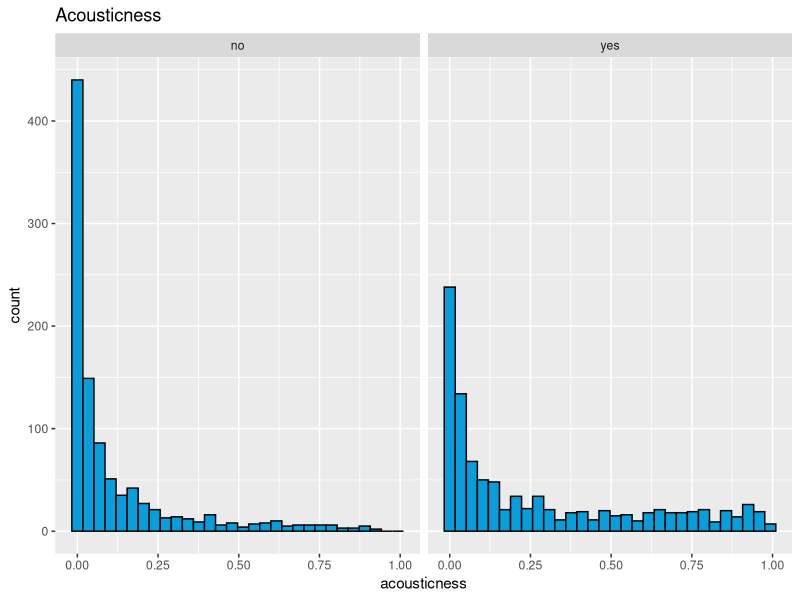
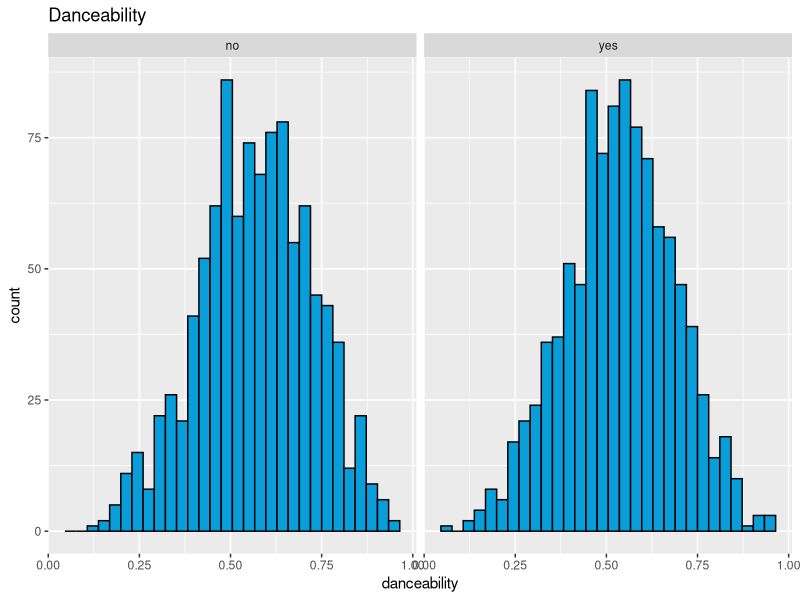
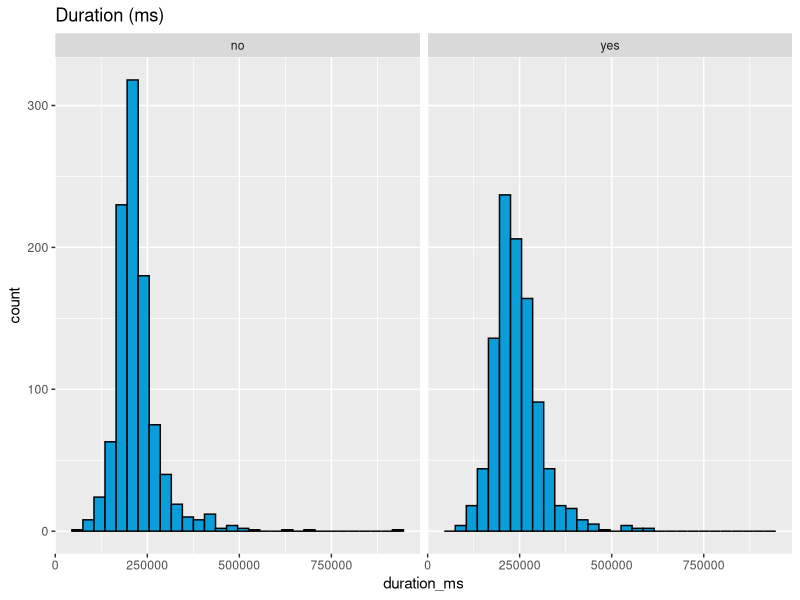
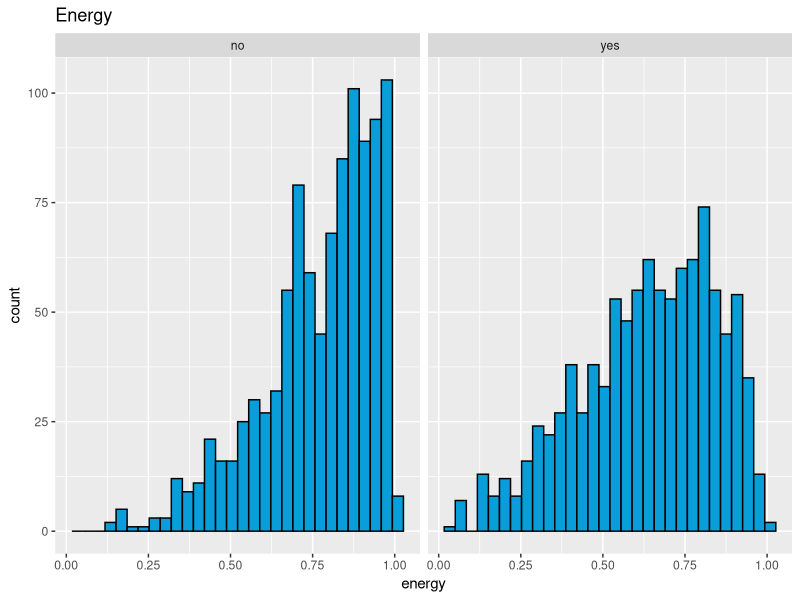
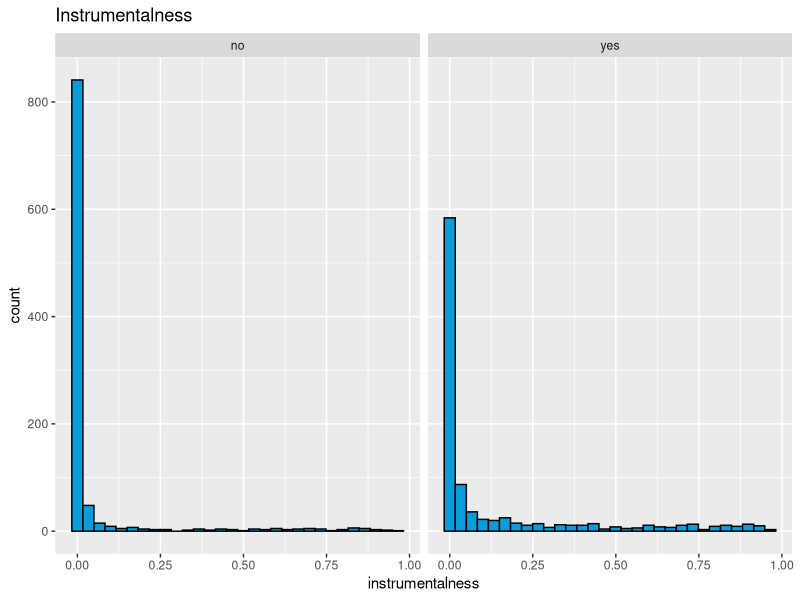
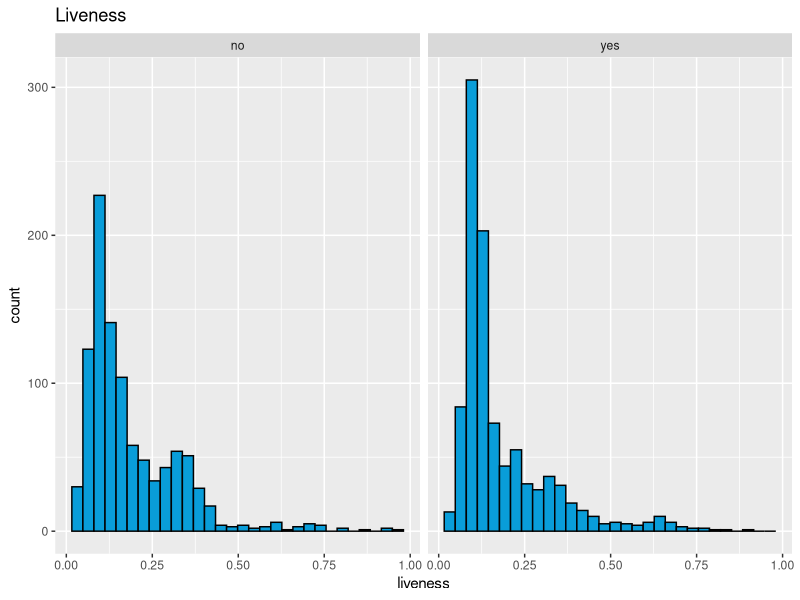
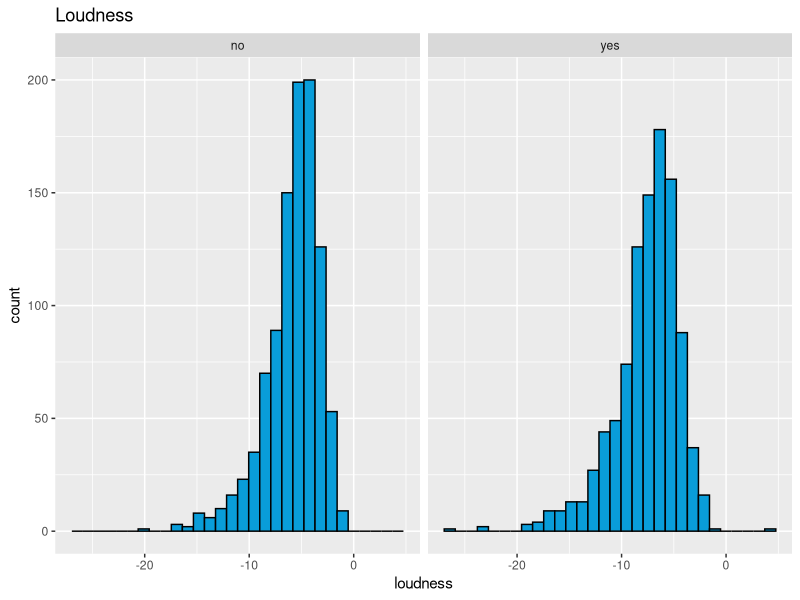
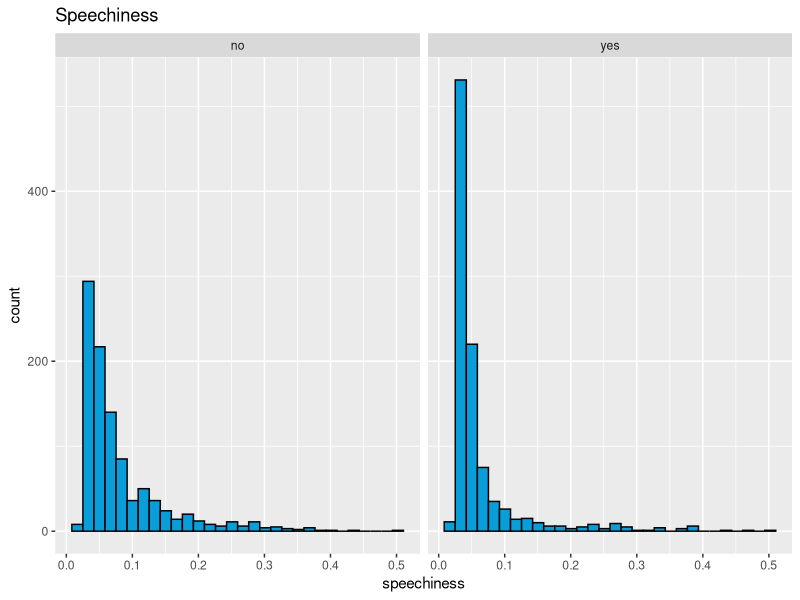

Source code (R) for these figures, in order:
## ---- chunk 1
# Load all of the packages that you end up using
# in your analysis in this code chunk.

# Notice that the parameter "echo" was set to FALSE for this code chunk.
# This prevents the code from displaying in the knitted HTML output.
# You should set echo=FALSE for all code chunks in your file.

library(ggplot2)
## ---- chunk 2
# Load the Data
raw <- read.csv("spotify_data.csv", sep = '\t')

drops <- c("X","analysis_url", "id", "track_href", "type", "uri")
songs <- raw[ , !(names(raw) %in% drops)]
## ---- chunk 3
summary(subset(songs, songs$like.=='yes'))
summary(subset(songs, songs$like.=='no'))
## ---- chunk 4
ggplot(aes(x=acousticness), data = songs) + geom_histogram(bins = 30, fill = '#099DD9', color = 'black') + facet_wrap(~like.) + ggtitle("Acousticness")
ggplot(aes(x=danceability), data = songs) + geom_histogram(bins = 30, fill = '#099DD9', color = 'black') + facet_wrap(~like.) + ggtitle("Danceability")
ggplot(aes(x=duration_ms), data = songs) + geom_histogram(bins = 30, fill = '#099DD9', color = 'black') + facet_wrap(~like.) + ggtitle("Duration (ms)")
ggplot(aes(x=energy), data = songs) + geom_histogram(bins = 30, fill = '#099DD9', color = 'black') + facet_wrap(~like.) + ggtitle("Energy")
ggplot(aes(x=instrumentalness), data = songs) + geom_histogram(bins = 30, fill = '#099DD9', color = 'black') + facet_wrap(~like.) + ggtitle("Instrumentalness")
ggplot(aes(x=liveness), data = songs) + geom_histogram(bins = 30, fill = '#099DD9', color = 'black') + facet_wrap(~like.) + ggtitle("Liveness")
ggplot(aes(x=loudness), data = songs) + geom_histogram(bins = 30, fill = '#099DD9', color = 'black') + facet_wrap(~like.) + ggtitle("Loudness")
ggplot(aes(x=speechiness), data = songs) + geom_histogram(bins = 30, fill = '#099DD9', color = 'black') + facet_wrap(~like.) + ggtitle("Speechiness")
ggplot(aes(x=tempo), data = songs) + geom_histogram(bins = 30, fill = '#099DD9', color = 'black') + facet_wrap(~like.) + ggtitle("Tempo")
ggplot(aes(x=valence), data = songs) + geom_histogram(bins = 30, fill = '#099DD9', color = 'black') + facet_wrap(~like.) + ggtitle("Valence")
## ---- chunk 5
ggplot(aes(x=like., y=acousticness), data = songs) + geom_boxplot() + ggtitle("Acousticness")
ggplot(aes(x=like., y=danceability), data = songs) + geom_boxplot() + ggtitle("Danceability")
ggplot(aes(x=like., y=duration_ms), data = songs) + geom_boxplot() + ggtitle("Duration (ms)")
ggplot(aes(x=like., y=energy), data = songs) + geom_boxplot() + ggtitle("Energy")
ggplot(aes(x=like., y=instrumentalness), data = songs) + geom_boxplot() + ggtitle("Instrumentalness")
ggplot(aes(x=like., y=liveness), data = songs) + geom_boxplot() + ggtitle("Liveness")
ggplot(aes(x=like., y=loudness), data = songs) + geom_boxplot() + ggtitle("Loudness")
ggplot(aes(x=like., y=speechiness), data = songs) + geom_boxplot() + ggtitle("Speechiness")
ggplot(aes(x=like., y=tempo), data = songs) + geom_boxplot() + ggtitle("Tempo")
ggplot(aes(x=like., y=valence), data = songs) + geom_boxplot() + ggtitle("Valence")
## ---- chunk 6
ggplot(aes(x=loudness, y=energy), data = songs) + geom_point() + ggtitle("Relationship Between Loudness and Energy")
ggplot(aes(x=loudness, y=valence), data = songs) + geom_point() + ggtitle("Relationship Between Loudness and Valence")
ggplot(aes(x=valence, y=energy), data = songs) + geom_point() + ggtitle("Relationship Between Happy Songs and Song Energy Level")
ggplot(aes(x=liveness, y=energy), data = songs) + geom_point() + ggtitle("Relationship Between Live Songs and Energy")
ggplot(aes(x=acousticness, y=danceability), data = songs) + geom_point() + ggtitle("Danceability of Acoustic Songs")
ggplot(aes(x=instrumentalness, y=danceability), data = songs) + geom_point() + ggtitle("Danceability of Instrumental Songs")
ggplot(aes(x=tempo, y = danceability), data = songs) + geom_point() + ggtitle("Tempo vs. Danceability")
ggplot(aes(x=acousticness, y=liveness), data = songs) + geom_point() + ggtitle("Relationship Between Acousticness and Probaiblity of Liveness")
## ---- chunk 7
with(songs, cor.test(loudness, energy))
with(songs, cor.test(valence, energy))
with(songs, cor.test(tempo, danceability))
## ---- chunk 8

## ---- chunk 9

## ---- chunk 10

## ---- chunk 11

